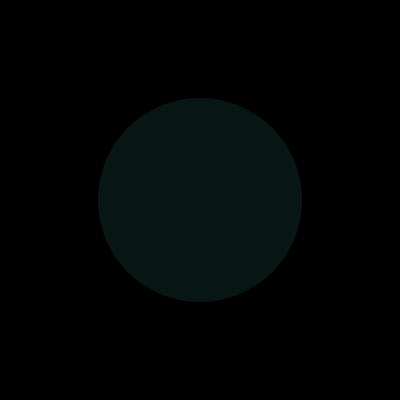
Frame 1 (no input)
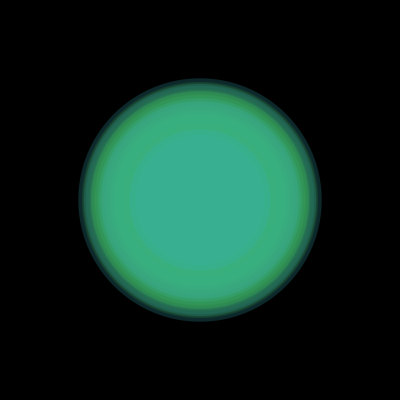
Frame 60 (the mouse pressed at the canvas centre just before this capture)
Frame 120 (the mouse held since frame 60 and released just before this capture): identical to frame 60, image omitted

The Processing sketch that drew these frames (run headless with seeded random() and noise(); from frame 60 on, the mouse is pressed at the canvas centre):

// Processing sketch: processing_135846
// ── processing_135846.pde

void setup(){
  size(400,400);
  background(0);
}

int i=150;
int j=10;
void draw(){
  frameRate(20);
  noStroke();
  i=i+j;
  if((i<0)||(i>=255)){
    j=j*-1;
  }
  fill(60,180,i,100);
  if(mousePressed == true) { 
    if(mouseX<200){
      triangle(0,130,0,270,mouseX,mouseY);
    }
    if((mouseX<400)&&(mouseX>200)){
      triangle(400,130,400,270,mouseX,mouseY);
    }
  }
  else{
    float r=random(120,250);
    fill(60,180,i,30);
    ellipse(200,200,r,r);
  }
}
